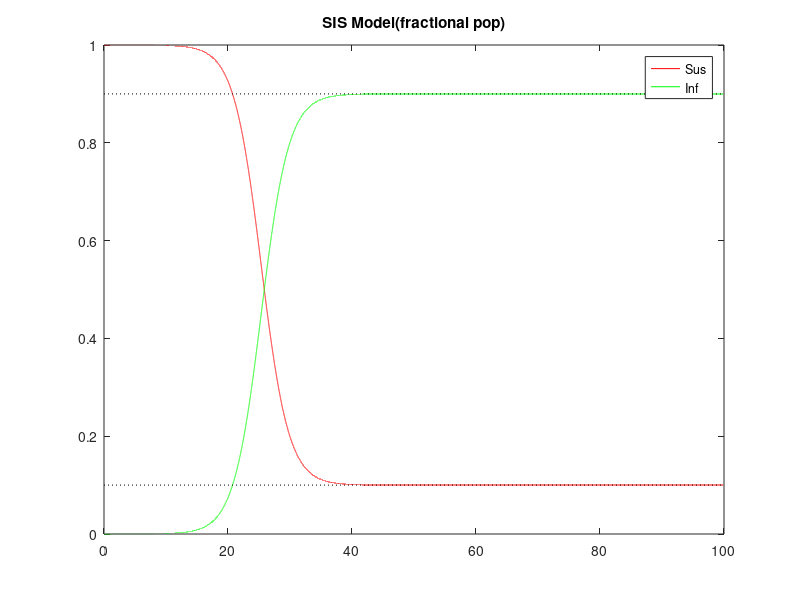

The MATLAB source for this figure:
%SIS model matlab
%purpose: demonstrate SIS model in MATLAB, forward euler
%initalize 
delta_t= 0.001;
maxT=100;
beta=5e-7; gamma=5e-2;
N=1e6;
t=0:delta_t:maxT;
I=zeros(1,length(t));
I(1)=10.0/N;

for i=1:length(t)-1
    dIdt= ((beta*N-gamma)-(beta*N*I(i)))*I(i);
    I(i+1)= I(i)+ (dIdt*delta_t);
end

S= 1-I;

plot(t, S, '-r');
hold on
plot(t, I, '-g');
plot([0 maxT], [gamma/(beta*N) gamma/(beta*N)], ':k');
plot([0 maxT], [1-gamma/(beta*N) 1-gamma/(beta*N)], ':k');
hold off;
title('SIS Model(fractional pop)');
legend('Sus', 'Inf');